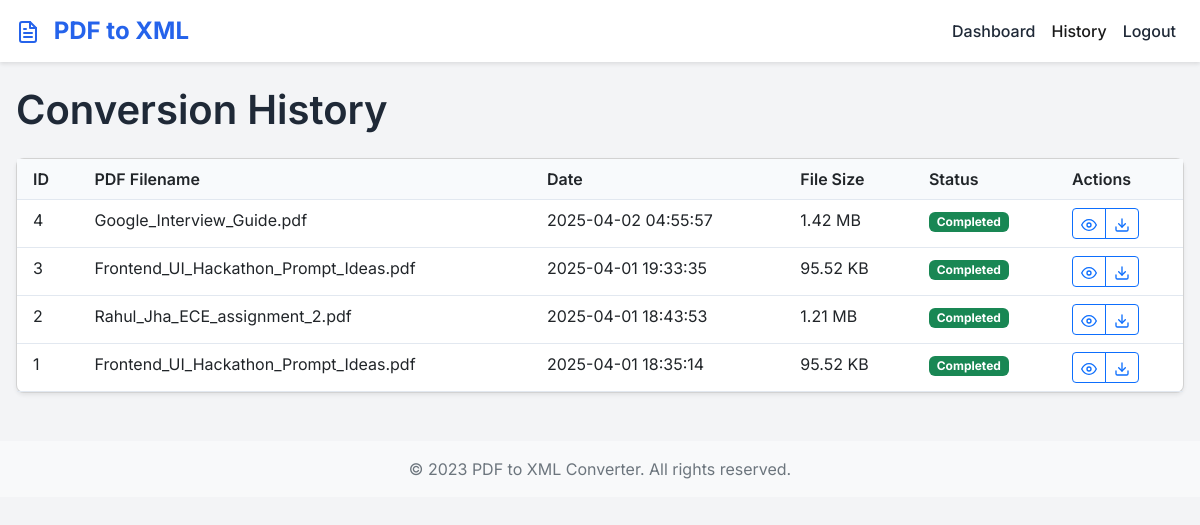
The page /history (signed in) on the database its author committed.
### models.py (models this page shows, shortened)
class Conversion(db.Model):
    id = db.Column(db.Integer, primary_key=True)
    pdf_filename = db.Column(db.String(255), nullable=False)
    xml_filename = db.Column(db.String(255), nullable=False)
    conversion_date = db.Column(db.DateTime, default=datetime.utcnow)
    file_size = db.Column(db.Integer, nullable=True)  # Size in bytes
    status = db.Column(db.String(50), default='completed')
    xml_content = db.Column(db.Text, nullable=True)
    user_id = db.Column(db.Integer, db.ForeignKey('user.id'), nullable=False)

### routes.py (the view)
@app.route('/history')
@login_required
def history():
    conversions = Conversion.query.filter_by(user_id=current_user.id).order_by(Conversion.conversion_date.desc()).all()
    return render_template('history.html', conversions=conversions)

### app.py (called while the page is built)
@login_manager.user_loader
def load_user(user_id):
    from models import User
    return User.query.get(int(user_id))

### templates/history.html (shortened to what this page needs)
{% extends "base.html" %}
{% block content %}
<h1 class="mb-4">Conversion History</h1>
{% if conversions %}
<div class="card shadow-sm">
    <div class="card-body p-0">
        <div class="table-responsive">
            <table class="table history-table mb-0">
                <thead>
                    <tr>
                        <th>ID</th>
                        <th>PDF Filename</th>
                        <th>Date</th>
                        <th>File Size</th>
                        <th>Status</th>
                        <th>Actions</th>
                    </tr>
                </thead>
                <tbody>
                    {% for conversion in conversions %}
                    <tr>
                        <td>{{ conversion.id }}</td>
                        <td>{{ conversion.pdf_filename }}</td>
                        <td>{{ conversion.conversion_date.strftime('%Y-%m-%d %H:%M:%S') }}</td>
                        <td>
                            {% if conversion.file_size %}
                                {% if conversion.file_size > 1024 * 1024 %}
                                    {{ (conversion.file_size / (1024 * 1024))|round(2) }} MB
                                {% elif conversion.file_size > 1024 %}
                                    {{ (conversion.file_size / 1024)|round(2) }} KB
                                {% else %}
                                    {{ conversion.file_size }} bytes
                                {% endif %}
                            {% else %}
                                N/A
                            {% endif %}
                        </td>
                        <td>
                            {% if conversion.status == 'completed' %}
                                <span class="badge bg-success">Completed</span>
                            {% elif conversion.status == 'failed' %}
                                <span class="badge bg-danger">Failed</span>
                            {% else %}
                                <span class="badge bg-secondary">{{ conversion.status }}</span>
                            {% endif %}
                        </td>
                        <td>
                            <div class="btn-group" role="group">
                                <a href="{{ url_for('view_conversion', conversion_id=conversion.id) }}" class="btn btn-sm btn-outline-primary" data-bs-toggle="tooltip" title="View">
                                    <svg xmlns="http://www.w3.org/2000/svg" width="16" height="16" viewBox="0 0 24 24" fill="none" stroke="currentColor" stroke-width="2" stroke-linecap="round" stroke-linejoin="round" class="feather feather-eye"><path d="M1 12s4-8 11-8 11 8 11 8-4 8-11 8-11-8-11-8z"></path><circle cx="12" cy="12" r="3"></circle></svg>
                                </a>
                                <a href="{{ url_for('download_xml', conversion_id=conversion.id) }}" class="btn btn-sm btn-outline-primary" data-bs-toggle="tooltip" title="Download XML">
                                </a>
                            </div>
                        </td>
                    </tr>
                    {% endfor %}
                </tbody>
            </table>
        </div>
    </div>
</div>
{% endif %}
{% endblock %}

### templates/base.html (shortened to what this page needs)
<!DOCTYPE html>
<html lang="en">
<head>
    <link href="https://cdn.jsdelivr.net/npm/bootstrap@5.2.3/dist/css/bootstrap.min.css" rel="stylesheet">
    <link rel="stylesheet" href="{{ url_for('static', filename='css/style.css') }}">
</head>
<body>
    <nav class="navbar navbar-expand-lg navbar-light mb-4">
        <div class="container">
            <a class="navbar-brand" href="{{ url_for('index') }}">
                PDF to XML
            </a>
            <div class="collapse navbar-collapse" id="navbarNav">
                <ul class="navbar-nav ms-auto">
                    {% if current_user.is_authenticated %}
                        <li class="nav-item">
                            <a class="nav-link {% if request.path == url_for('dashboard') %}active{% endif %}" href="{{ url_for('dashboard') }}">Dashboard</a>
                        </li>
                        <li class="nav-item">
                            <a class="nav-link {% if request.path == url_for('history') %}active{% endif %}" href="{{ url_for('history') }}">History</a>
                        </li>
                        <li class="nav-item">
                            <a class="nav-link" href="{{ url_for('logout') }}">Logout</a>
                        </li>
                    {% endif %}
                </ul>
            </div>
        </div>
    </nav>
    <main class="container mb-5">
        {% block content %}{% endblock %}
    </main>
    <footer class="footer mt-auto py-3 bg-light">
        <div class="container text-center">
            <span class="text-muted">© 2023 PDF to XML Converter. All rights reserved.</span>
        </div>
    </footer>
</body>
</html>

### static/css/style.css (style rules this page uses)
:root { --primary-color: #2563EB; --secondary-color: #3B82F6; --background-color: #F3F4F6; --text-color: #1F2937; --success-color: #10B981; --error-color: #EF4444; --spacing: 16px; }
body { font-family: 'Inter', 'IBM Plex Sans', -apple-system, BlinkMacSystemFont, 'Segoe UI', Roboto, Oxygen, Ubuntu, Cantarell, 'Open Sans', 'Helvetica Neue', sans-serif; background-color: var(--background-color); color: var(--text-color); line-height: 1.5; margin: 0; padding: 0; }
h1, h2, h3, h4, h5, h6 { font-weight: 600; margin-top: 0; margin-bottom: var(--spacing); }
h1 { font-size: 2.5rem; }
.container { max-width: 1200px; margin: 0 auto; padding: 0 var(--spacing); }
.navbar { background-color: white; box-shadow: 0 2px 4px rgba(0, 0, 0, 0.1); }
.navbar-brand { color: var(--primary-color); font-weight: 700; font-size: 1.5rem; }
.nav-link { color: var(--text-color); font-weight: 500; }
.card { border-radius: 8px; box-shadow: 0 4px 6px rgba(0, 0, 0, 0.1); margin-bottom: var(--spacing); background-color: white; }
.history-table { width: 100%; }
.history-table th { background-color: #f8fafc; font-weight: 600; }
.history-table td, .history-table th { padding: calc(var(--spacing) / 2) var(--spacing); border-bottom: 1px solid #e2e8f0; }

### rows shown on the page
Conversion: id "4", pdf_filename "Google_Interview_Guide.pdf", conversion_date "2025-04-02 04:55:57", (conversion.file_size/(1024*1024))|round(2) "1.42", status "Completed"
Conversion: id "3", pdf_filename "Frontend_UI_Hackathon_Prompt_Ideas.pdf", conversion_date "2025-04-01 19:33:35", (conversion.file_size/1024)|round(2) "95.52", status "Completed"
Conversion: id "2", pdf_filename "Rahul_Jha_ECE_assignment_2.pdf", conversion_date "2025-04-01 18:43:53", (conversion.file_size/(1024*1024))|round(2) "1.21", status "Completed"
Conversion: id "1", pdf_filename "Frontend_UI_Hackathon_Prompt_Ideas.pdf", conversion_date "2025-04-01 18:35:14", (conversion.file_size/1024)|round(2) "95.52", status "Completed"
